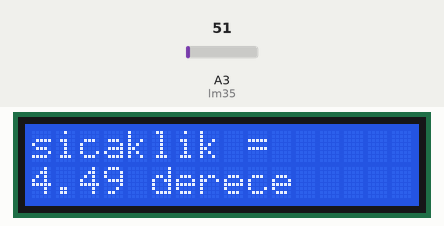
Recording of a sketch running on a simulated Arduino Uno, built with avr-gcc and run on an emulated ATmega328P. Parts: 16×2 character LCD. Inputs (shaded band) come from the test bench; at power-on: A3 (lm35) = 51.

Above: at 1.2 s.
1.3 s: A3 (lm35) set to 61
At 3.2 s:
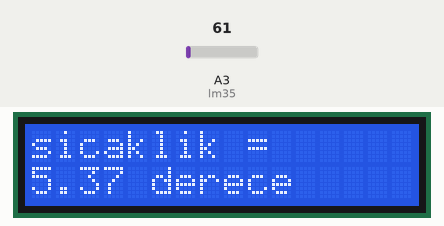
3.5 s: A3 (lm35) set to 71
At 5.3 s:
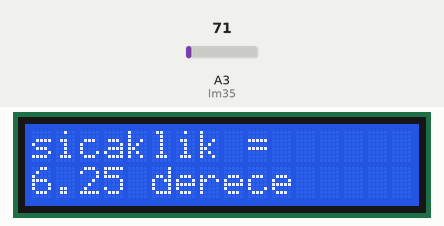
5.6 s: A3 (lm35) set to 86
At 7.4 s:
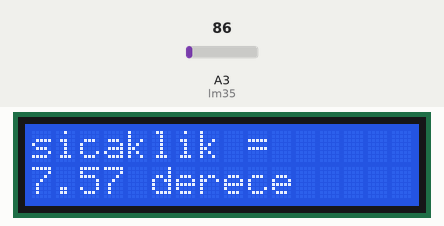
Timing chart, 0 to 8.9 s (numbered marks = the images above; inputs shaded):
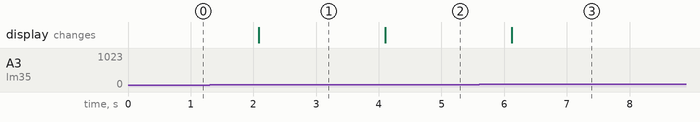

The sketch:

Deneme30-Termometre.ino
```cpp
#include <LiquidCrystal.h>

LiquidCrystal lcd(7, 8, 9,10, 11, 12);

const int lm35 = A3  ;

float voltaj_deger = 0;
float sicaklik = 0;
int gelen_veri = 0;

void setup()
{
  lcd.begin(16, 2);
  pinMode(lm35, INPUT);
}

void loop()
{
  gelen_veri = analogRead(lm35);
  voltaj_deger = (gelen_veri / 1023.0) * 900; //5000di 1000 yaptım.
  sicaklik = voltaj_deger / 10.0;
  lcd.clear();
  lcd.home();
  lcd.print("sicaklik = ");
  lcd.setCursor(0, 1);
  lcd.print(sicaklik);
  lcd.print(" derece");
  delay(1000);

}
```

Measured:
- after the input at 1.3 s, the display: changes after 0.79 s (image 1)
- after the input at 3.5 s, the display: changes after 0.60 s (image 2)
- after the input at 5.6 s, the display: changes after 0.52 s (image 3)
